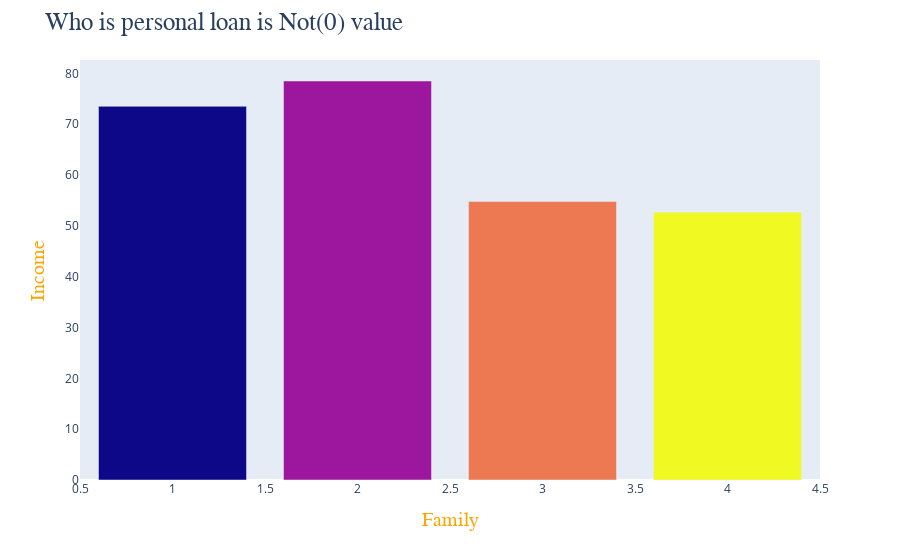

Notebook code cell kept with this figure:
### Code cell
no_loan = df[df["Personal Loan"] == 0].groupby("Family")["Income"].mean()

fig = px.bar(data_frame=df,x=no_loan.index,y=no_loan.values,color=[1,2,3,4],width=700)
fig.update_coloraxes(showscale=False)

fig.update_layout(
    title = dict(
        text = "Who is personal loan is Not(0) value",font_family="Serif",font_size=25
    ),

    xaxis = dict(
        title = dict(
            text="Family",font_family="Serif",font_size=20,font_color="orange"
        )
    ),

    yaxis = dict(
        title = dict(
            text="Income",font_family="Serif",font_size=20,font_color="orange"
        ),
        showgrid=False
    )
)

### Figure 1 — Plotly figure (JSON) as saved in the notebook; plotly's stock layout.template omitted (floating-point values rounded to 4 significant figures)
{"data": [{"alignmentgroup": "True", "hovertemplate": "x=%{x}<br>y=%{y}<br>color=%{marker.color}<extra></extra>", "legendgroup": "", "marker": {"color": [1, 2, 3, 4], "coloraxis": "coloraxis", "pattern": {"shape": ""}}, "name": "", "offsetgroup": "", "orientation": "v", "showlegend": false, "textposition": "auto", "type": "bar", "x": [1, 2, 3, 4], "xaxis": "x", "y": [73.51, 78.5, 54.79, 52.68], "yaxis": "y"}], "layout": {"autosize": true, "barmode": "relative", "coloraxis": {"colorbar": {"title": {"text": "color"}}, "colorscale": [[0, "#0d0887"], [0.1111, "#46039f"], [0.2222, "#7201a8"], [0.3333, "#9c179e"], [0.4444, "#bd3786"], [0.5556, "#d8576b"], [0.6667, "#ed7953"], [0.7778, "#fb9f3a"], [0.8889, "#fdca26"], [1, "#f0f921"]], "showscale": false}, "legend": {"tracegroupgap": 0}, "margin": {"t": 60}, "title": {"font": {"family": "Serif", "size": 25}, "text": "Who is personal loan is Not(0) value"}, "xaxis": {"anchor": "y", "autorange": true, "domain": [0, 1], "range": [0.5, 4.5], "title": {"font": {"color": "orange", "family": "Serif", "size": 20}, "text": "Family"}, "type": "linear"}, "yaxis": {"anchor": "x", "autorange": true, "domain": [0, 1], "range": [0, 82.63], "showgrid": false, "title": {"font": {"color": "orange", "family": "Serif", "size": 20}, "text": "Income"}, "type": "linear"}}}
